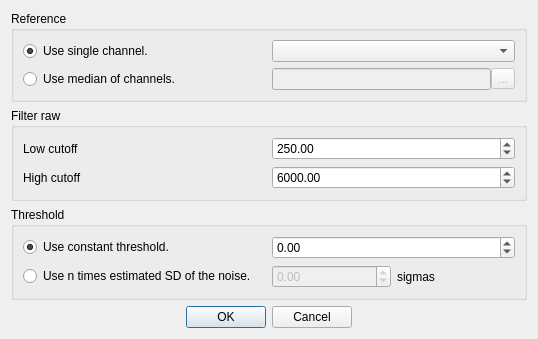
<?xml version="1.0" encoding="UTF-8"?>
<ui version="4.0">
 <class>ExtractWaveformSettings</class>
 <widget class="QDialog" name="ExtractWaveformSettings">
  <property name="enabled">
   <bool>true</bool>
  </property>
  <property name="geometry">
   <rect>
    <x>0</x>
    <y>0</y>
    <width>538</width>
    <height>300</height>
   </rect>
  </property>
  <property name="windowTitle">
   <string>Dialog</string>
  </property>
  <layout class="QVBoxLayout" name="verticalLayout">
   <item>
    <widget class="QGroupBox" name="ref_groupBox">
     <property name="title">
      <string>Reference</string>
     </property>
     <property name="checkable">
      <bool>false</bool>
     </property>
     <layout class="QVBoxLayout" name="verticalLayout_4">
      <item>
       <layout class="QHBoxLayout" name="horizontalLayout_6">
        <item>
         <widget class="QRadioButton" name="channel_ref_radioButton">
          <property name="text">
           <string>Use single channel.</string>
          </property>
          <property name="checked">
           <bool>true</bool>
          </property>
         </widget>
        </item>
        <item>
         <widget class="QComboBox" name="channel_ref_comboBox"/>
        </item>
       </layout>
      </item>
      <item>
       <layout class="QHBoxLayout" name="horizontalLayout_8">
        <item>
         <widget class="QRadioButton" name="median_ref_radioButton">
          <property name="text">
           <string>Use median of channels.</string>
          </property>
         </widget>
        </item>
        <item>
         <layout class="QHBoxLayout" name="horizontalLayout_7">
          <property name="spacing">
           <number>0</number>
          </property>
          <item>
           <widget class="QLineEdit" name="show_channels_lineEdit">
            <property name="enabled">
             <bool>false</bool>
            </property>
            <property name="sizePolicy">
             <sizepolicy hsizetype="Minimum" vsizetype="Fixed">
              <horstretch>0</horstretch>
              <verstretch>0</verstretch>
             </sizepolicy>
            </property>
            <property name="text">
             <string/>
            </property>
            <property name="readOnly">
             <bool>true</bool>
            </property>
           </widget>
          </item>
          <item>
           <widget class="QToolButton" name="select_channels_toolButton">
            <property name="enabled">
             <bool>false</bool>
            </property>
            <property name="text">
             <string>...</string>
            </property>
           </widget>
          </item>
         </layout>
        </item>
       </layout>
      </item>
     </layout>
    </widget>
   </item>
   <item>
    <widget class="QGroupBox" name="filter_groupBox">
     <property name="title">
      <string>Filter raw</string>
     </property>
     <property name="checkable">
      <bool>false</bool>
     </property>
     <layout class="QVBoxLayout" name="verticalLayout_2">
      <item>
       <layout class="QHBoxLayout" name="horizontalLayout_2">
        <item>
         <widget class="QLabel" name="filter_low_label">
          <property name="text">
           <string>Low cutoff</string>
          </property>
         </widget>
        </item>
        <item>
         <widget class="QDoubleSpinBox" name="filter_low_doubleSpinBox">
          <property name="maximum">
           <double>30000.000000000000000</double>
          </property>
          <property name="value">
           <double>250.000000000000000</double>
          </property>
         </widget>
        </item>
       </layout>
      </item>
      <item>
       <layout class="QHBoxLayout" name="horizontalLayout">
        <item>
         <widget class="QLabel" name="filter_high_label">
          <property name="text">
           <string>High cutoff</string>
          </property>
         </widget>
        </item>
        <item>
         <widget class="QDoubleSpinBox" name="filter_high_doubleSpinBox">
          <property name="maximum">
           <double>30000.000000000000000</double>
          </property>
          <property name="value">
           <double>6000.000000000000000</double>
          </property>
         </widget>
        </item>
       </layout>
      </item>
     </layout>
    </widget>
   </item>
   <item>
    <widget class="QGroupBox" name="thr_groupBox">
     <property name="title">
      <string>Threshold</string>
     </property>
     <property name="checkable">
      <bool>false</bool>
     </property>
     <layout class="QVBoxLayout" name="verticalLayout_3">
      <item>
       <layout class="QHBoxLayout" name="horizontalLayout_3">
        <item>
         <widget class="QRadioButton" name="const_thr_radioButton">
          <property name="text">
           <string>Use constant threshold.</string>
          </property>
          <property name="checked">
           <bool>true</bool>
          </property>
         </widget>
        </item>
        <item>
         <widget class="QDoubleSpinBox" name="const_thr_doubleSpinBox">
          <property name="minimum">
           <double>-32768.000000000000000</double>
          </property>
          <property name="maximum">
           <double>32767.000000000000000</double>
          </property>
         </widget>
        </item>
       </layout>
      </item>
      <item>
       <layout class="QHBoxLayout" name="horizontalLayout_5">
        <item>
         <widget class="QRadioButton" name="mad_thr_radioButton">
          <property name="text">
           <string>Use n times estimated SD of the noise.</string>
          </property>
         </widget>
        </item>
        <item>
         <layout class="QHBoxLayout" name="horizontalLayout_4">
          <item>
           <widget class="QDoubleSpinBox" name="mad_thr_doubleSpinBox">
            <property name="enabled">
             <bool>false</bool>
            </property>
            <property name="minimum">
             <double>-99.989999999999995</double>
            </property>
           </widget>
          </item>
          <item>
           <widget class="QLabel" name="sigmas_label">
            <property name="text">
             <string>sigmas</string>
            </property>
           </widget>
          </item>
         </layout>
        </item>
       </layout>
      </item>
     </layout>
    </widget>
   </item>
   <item>
    <widget class="QDialogButtonBox" name="buttonBox">
     <property name="orientation">
      <enum>Qt::Horizontal</enum>
     </property>
     <property name="standardButtons">
      <set>QDialogButtonBox::Cancel|QDialogButtonBox::Ok</set>
     </property>
     <property name="centerButtons">
      <bool>true</bool>
     </property>
    </widget>
   </item>
  </layout>
 </widget>
 <resources/>
 <connections>
  <connection>
   <sender>buttonBox</sender>
   <signal>accepted()</signal>
   <receiver>ExtractWaveformSettings</receiver>
   <slot>accept()</slot>
   <hints>
    <hint type="sourcelabel">
     <x>254</x>
     <y>293</y>
    </hint>
    <hint type="destinationlabel">
     <x>157</x>
     <y>274</y>
    </hint>
   </hints>
  </connection>
  <connection>
   <sender>buttonBox</sender>
   <signal>rejected()</signal>
   <receiver>ExtractWaveformSettings</receiver>
   <slot>reject()</slot>
   <hints>
    <hint type="sourcelabel">
     <x>322</x>
     <y>293</y>
    </hint>
    <hint type="destinationlabel">
     <x>286</x>
     <y>274</y>
    </hint>
   </hints>
  </connection>
  <connection>
   <sender>channel_ref_radioButton</sender>
   <signal>toggled(bool)</signal>
   <receiver>channel_ref_comboBox</receiver>
   <slot>setEnabled(bool)</slot>
   <hints>
    <hint type="sourcelabel">
     <x>138</x>
     <y>33</y>
    </hint>
    <hint type="destinationlabel">
     <x>297</x>
     <y>37</y>
    </hint>
   </hints>
  </connection>
  <connection>
   <sender>median_ref_radioButton</sender>
   <signal>toggled(bool)</signal>
   <receiver>select_channels_toolButton</receiver>
   <slot>setEnabled(bool)</slot>
   <hints>
    <hint type="sourcelabel">
     <x>202</x>
     <y>73</y>
    </hint>
    <hint type="destinationlabel">
     <x>511</x>
     <y>75</y>
    </hint>
   </hints>
  </connection>
  <connection>
   <sender>const_thr_radioButton</sender>
   <signal>toggled(bool)</signal>
   <receiver>const_thr_doubleSpinBox</receiver>
   <slot>setEnabled(bool)</slot>
   <hints>
    <hint type="sourcelabel">
     <x>158</x>
     <y>220</y>
    </hint>
    <hint type="destinationlabel">
     <x>300</x>
     <y>220</y>
    </hint>
   </hints>
  </connection>
  <connection>
   <sender>mad_thr_radioButton</sender>
   <signal>toggled(bool)</signal>
   <receiver>mad_thr_doubleSpinBox</receiver>
   <slot>setEnabled(bool)</slot>
   <hints>
    <hint type="sourcelabel">
     <x>207</x>
     <y>253</y>
    </hint>
    <hint type="destinationlabel">
     <x>353</x>
     <y>253</y>
    </hint>
   </hints>
  </connection>
 </connections>
</ui>
